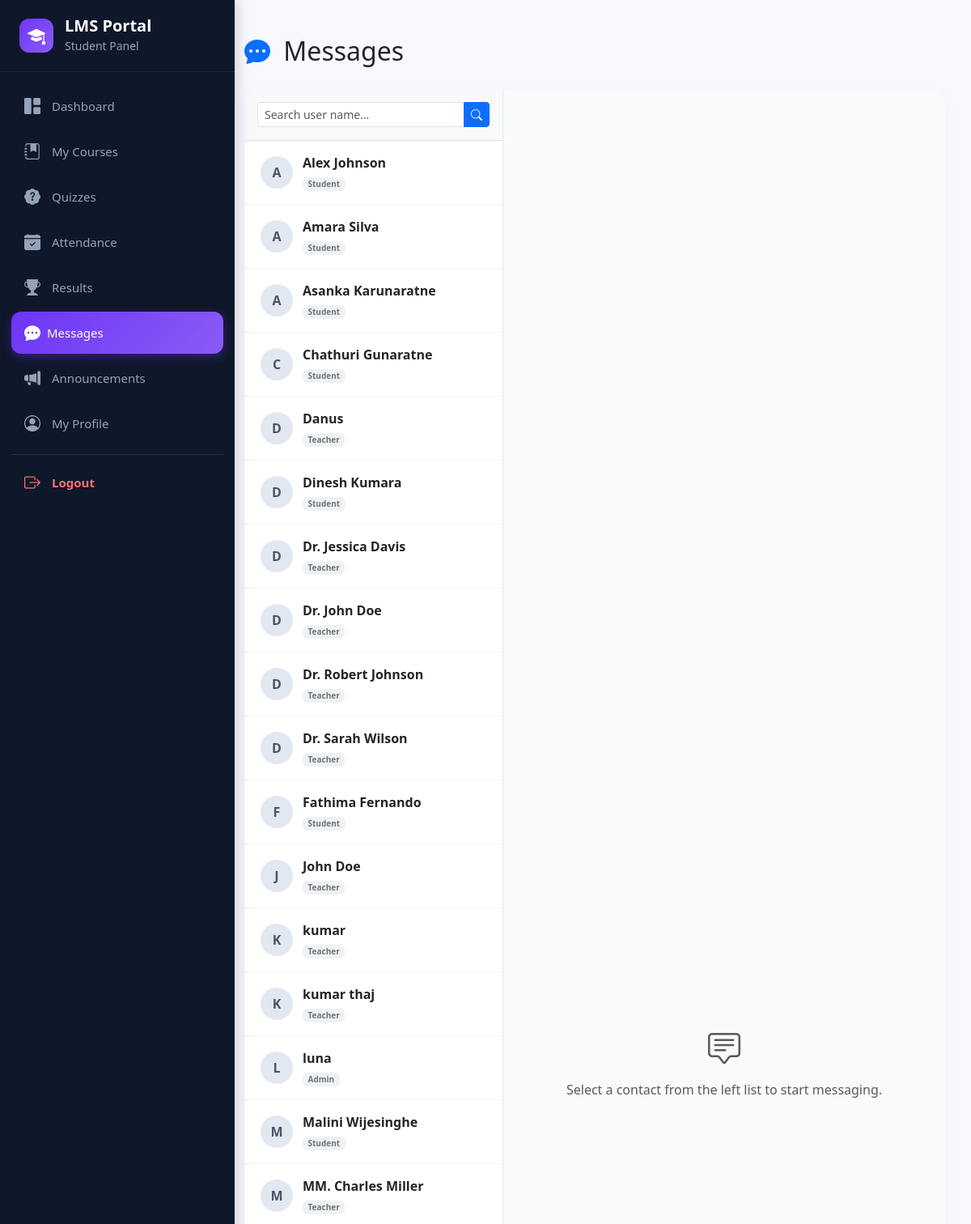
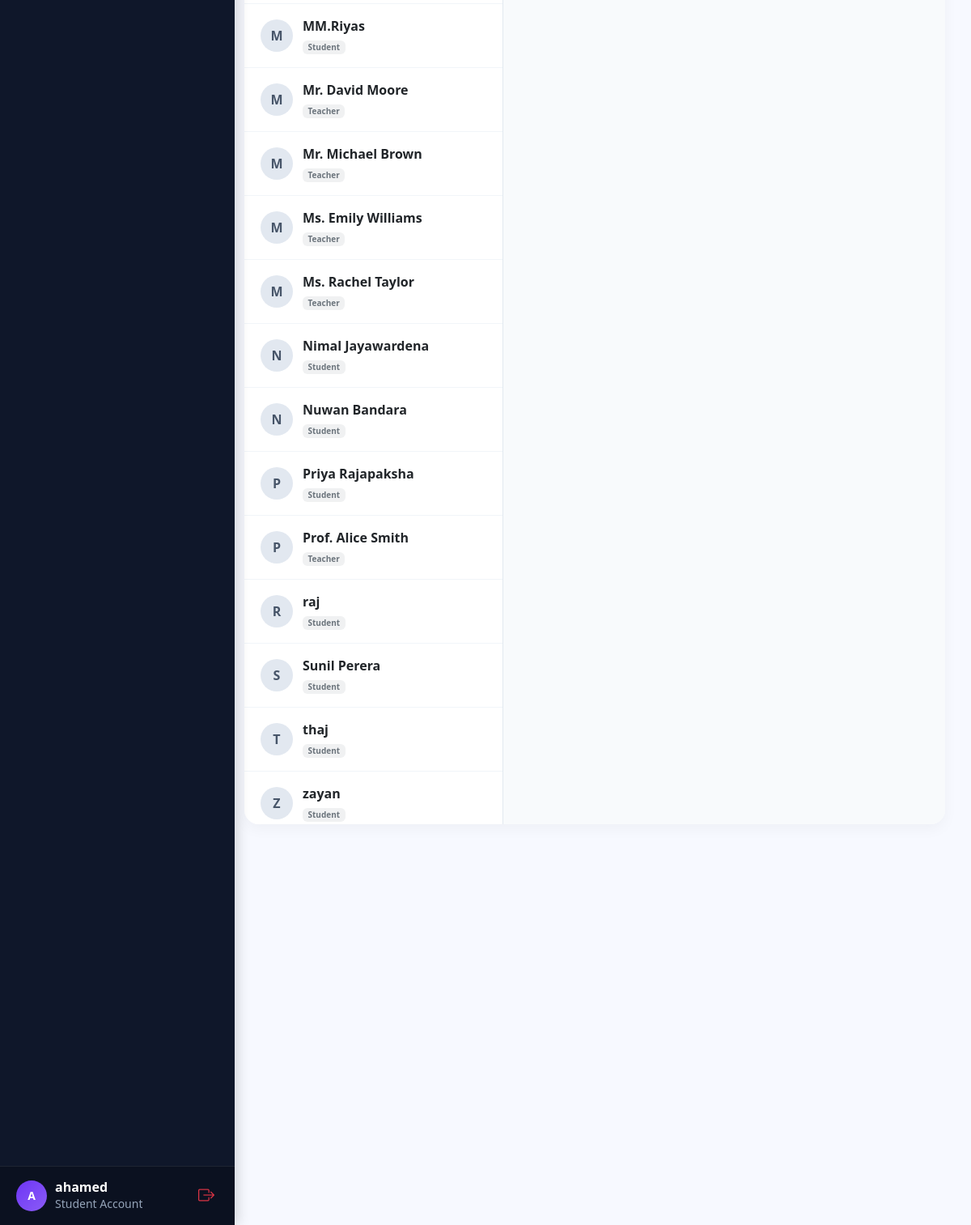
Page /teacher/chat.php (signed in) on the committed database (2 pictures, top to bottom).
### tables this page shows
CREATE TABLE `users` (
  `user_id` int(11) NOT NULL,
  `username` varchar(50) NOT NULL,
  `password` varchar(255) NOT NULL,
  `full_name` varchar(100) NOT NULL,
  `email` varchar(100) DEFAULT NULL,
  `phone` varchar(15) DEFAULT NULL,
  `role` enum('admin','teacher','student') NOT NULL,
  `status` enum('active','inactive') DEFAULT 'active',
  `created_at` timestamp NOT NULL DEFAULT current_timestamp()
);

### teacher/chat.php (the view, shortened to what this page needs)
<?php
include("../config/db.php");
$my_id = $_SESSION['user_id'] ?? $_SESSION['student_id'] ?? $_SESSION['user']['user_id'] ?? null;
$user_role = $_SESSION['role'] ?? 'student';
$chat_with = isset($_GET['user']) ? intval($_GET['user']) : 0;
$search_query = isset($_GET['search']) ? trim($_GET['search']) : '';
if (!empty($search_query)) {
    $search_param = "%" . $search_query . "%";
    $contacts_stmt = $conn->prepare("
        SELECT u.user_id, u.full_name, u.role,
               (SELECT COUNT(*) FROM message WHERE SenderID = u.user_id AND ReceiverID = ? AND ReadStatus = 'Unread') AS unread_count
        FROM users u
        WHERE u.user_id != ? AND u.full_name LIKE ?
        ORDER BY unread_count DESC, u.full_name ASC
    ");
    $contacts_stmt->bind_param("iis", $my_id, $my_id, $search_param);
} else {
    $contacts_stmt = $conn->prepare("
        SELECT u.user_id, u.full_name, u.role,
               (SELECT COUNT(*) FROM message WHERE SenderID = u.user_id AND ReceiverID = ? AND ReadStatus = 'Unread') AS unread_count
        FROM users u
        WHERE u.user_id != ?
        ORDER BY unread_count DESC, u.full_name ASC
    ");
    $contacts_stmt->bind_param("ii", $my_id, $my_id);
}
$contacts_stmt->execute();
$contacts = $contacts_stmt->get_result();
$messages = [];
$chat_user = null;
?>
<!DOCTYPE html>
<html lang="en">
<head>
<link href="https://cdn.jsdelivr.net/npm/bootstrap@5.3.3/dist/css/bootstrap.min.css" rel="stylesheet">
<link href="https://cdn.jsdelivr.net/npm/bootstrap-icons/font/bootstrap-icons.css" rel="stylesheet">
</head>
<body>
<?php
if (strtolower($user_role) === 'teacher') {
    include("sidebar_teacher.php");
} else {
    include("sidebar_student.php");
}
?>
<div class="main-content" id="content">
    <div class="container-fluid py-4">
        <div class="d-flex justify-content-between align-items-center mb-3">
            <h2><i class="bi bi-chat-dots-fill text-primary me-2"></i> Messages</h2>
        </div>
        <div class="chat-container">
            <div class="contacts-list">
                <div class="p-3 border-bottom bg-light">
                    <form action="chat.php" method="GET" class="input-group input-group-sm">
                        <input type="text" name="search" class="form-control" placeholder="Search user name..." value="<?= htmlspecialchars($search_query) ?>" autocomplete="off">
                        <button class="btn btn-primary" type="submit"><i class="bi bi-search"></i></button>
                    </form>
                </div>
                <div class="contacts-scroll">
                    <?php if ($contacts->num_rows > 0): ?>
                        <?php while ($c = $contacts->fetch_assoc()): ?>
                            <a href="chat.php?user=<?= $c['user_id'] ?><?= !empty($search_query) ? '&search=' . urlencode($search_query) : '' ?>" class="contact-item <?= ($chat_with == $c['user_id']) ? 'active' : '' ?>">
                                <div class="d-flex align-items-center">
                                    <div class="avatar-sm"><?= strtoupper(substr($c['full_name'], 0, 1)) ?></div>
                                    <div>
                                        <div class="fw-semibold text-dark"><?= htmlspecialchars($c['full_name']) ?></div>
                                        <span class="badge bg-secondary bg-opacity-10 text-secondary text-capitalize small" style="font-size: 10px;"><?= $c['role'] ?></span>
                                    </div>
                                </div>
                            </a>
                        <?php endwhile; ?>
                    <?php else: ?>
                        <div class="p-4 text-center text-muted small">
                            No users found.
                        </div>
                    <?php endif; ?>
                </div>
            </div>
            <div class="chat-box">
                <?php if ($chat_user): ?>
                    <div class="p-3 bg-white border-bottom d-flex align-items-center">
                        <div class="avatar-sm"><?= strtoupper(substr($chat_user['full_name'], 0, 1)) ?></div>
                        <div>
                            <h6 class="mb-0 fw-bold"><?= htmlspecialchars($chat_user['full_name']) ?></h6>
                            <span class="text-muted small text-capitalize"><?= $chat_user['role'] ?></span>
                        </div>
                    </div>
                    <div class="chat-messages" id="chatMessages">
                        <?php while ($m = $messages->fetch_assoc()): ?>
                            <?php $is_outgoing = ($m['SenderID'] == $my_id); ?>
                            <div class="message-bubble <?= $is_outgoing ? 'outgoing' : 'incoming' ?>">
                                <?= nl2br(htmlspecialchars($m['MessageText'])) ?>
                                <div class="text-end mt-1" style="font-size: 9px; opacity: 0.8;">
                                    <?= date("h:i A", strtotime($m['SentDate'])) ?>
                                </div>
                            </div>
                        <?php endwhile; ?>
                    </div>
                    <form action="chat.php?user=<?= $chat_with ?><?= !empty($search_query) ? '&search=' . urlencode($search_query) : '' ?>" method="POST" class="chat-input-area">
                        <input type="hidden" name="receiver_id" value="<?= $chat_with ?>">
                        <input type="hidden" name="search_query" value="<?= htmlspecialchars($search_query) ?>">
                        <input type="text" name="message_text" class="form-control" placeholder="Type your message..." autocomplete="off" required>
                        <button type="submit" name="send_message" class="btn btn-primary px-4"><i class="bi bi-send-fill"></i></button>
                    </form>
                <?php else: ?>
                    <div class="d-flex flex-column align-items-center justify-content-center h-100 text-muted">
                        <i class="bi bi-chat-square-text fs-1 mb-2"></i>
                        <p>Select a contact from the left list to start messaging.</p>
                    </div>
                <?php endif; ?>
            </div>
        </div>
    </div>
</div>
</body>
</html>

### teacher/chat.php (style rules this page uses)
body { background: #f7f9ff; font-family: 'Segoe UI', sans-serif; }
.main-content { margin-left: 270px; padding: 20px; transition: all 0.3s ease; }
.chat-container { display: flex; height: 80vh; background: white; border-radius: 18px; box-shadow: 0 6px 18px rgba(0,0,0,0.04); overflow: hidden; margin-top: 20px; }
.contacts-list { width: 320px; border-right: 1px solid #e2e8f0; display: flex; flex-direction: column; background: #fff; }
.contacts-scroll { overflow-y: auto; flex: 1; }
.contact-item { padding: 15px 20px; border-bottom: 1px solid #f1f5f9; display: flex; align-items: center; justify-content: space-between; text-decoration: none; color: inherit; transition: background 0.2s; }
.chat-box { flex: 1; display: flex; flex-direction: column; background: #f8fafc; }
.avatar-sm { width: 40px; height: 40px; border-radius: 50%; background: #e2e8f0; display: flex; align-items: center; justify-content: center; font-weight: bold; color: #475569; margin-right: 12px; flex-shrink: 0; }

### rows in the picture
users: full_name "A", full_name "Alex Johnson", role "Student"
users: full_name "A", full_name "Amara Silva", role "Student"
users: full_name "A", full_name "Asanka Karunaratne", role "Student"
users: full_name "C", full_name "Chathuri Gunaratne", role "Student"
users: full_name "D", full_name "Danus", role "Teacher"
users: full_name "D", full_name "Dinesh Kumara", role "Student"
users: full_name "D", full_name "Dr. Jessica Davis", role "Teacher"
users: full_name "D", full_name "Dr. John Doe", role "Teacher"
users: full_name "D", full_name "Dr. Robert Johnson", role "Teacher"
users: full_name "D", full_name "Dr. Sarah Wilson", role "Teacher"
users: full_name "F", full_name "Fathima Fernando", role "Student"
users: full_name "J", full_name "John Doe", role "Teacher"
users: full_name "K", full_name "kumar", role "Teacher"
users: full_name "K", full_name "kumar thaj", role "Teacher"
users: full_name "L", full_name "luna", role "Admin"
users: full_name "M", full_name "Malini Wijesinghe", role "Student"
users: full_name "M", full_name "MM. Charles Miller", role "Teacher"
users: full_name "M", full_name "MM.Riyas", role "Student"
users: full_name "M", full_name "Mr. David Moore", role "Teacher"
users: full_name "M", full_name "Mr. Michael Brown", role "Teacher"
users: full_name "M", full_name "Ms. Emily Williams", role "Teacher"
users: full_name "M", full_name "Ms. Rachel Taylor", role "Teacher"
users: full_name "N", full_name "Nimal Jayawardena", role "Student"
users: full_name "N", full_name "Nuwan Bandara", role "Student"
users: full_name "P", full_name "Priya Rajapaksha", role "Student"
users: full_name "P", full_name "Prof. Alice Smith", role "Teacher"
users: full_name "R", full_name "raj", role "Student"
users: full_name "S", full_name "Sunil Perera", role "Student"
users: full_name "T", full_name "thaj", role "Student"
users: full_name "Z", full_name "zayan", role "Student"

### other values in the picture
$initials "A"
$student_name "ahamed"
$student_email "Student Account"
